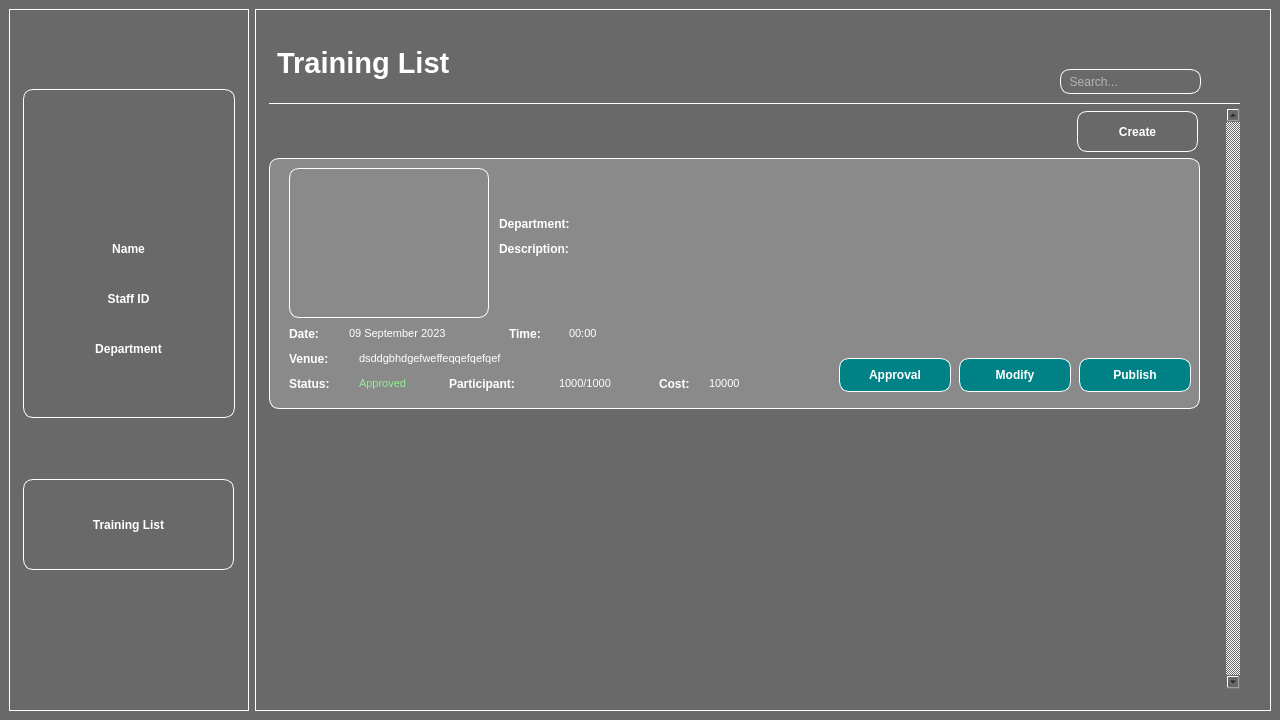
<?xml version="1.0" encoding="UTF-8"?>
<ui version="4.0">
 <class>MainWindow</class>
 <widget class="QMainWindow" name="MainWindow">
  <property name="geometry">
   <rect>
    <x>0</x>
    <y>0</y>
    <width>1280</width>
    <height>720</height>
   </rect>
  </property>
  <property name="minimumSize">
   <size>
    <width>1280</width>
    <height>720</height>
   </size>
  </property>
  <property name="maximumSize">
   <size>
    <width>1280</width>
    <height>720</height>
   </size>
  </property>
  <property name="windowTitle">
   <string>MainWindow</string>
  </property>
  <property name="styleSheet">
   <string notr="true">background-color: #696969;</string>
  </property>
  <widget class="QWidget" name="centralwidget">
   <property name="minimumSize">
    <size>
     <width>1280</width>
     <height>720</height>
    </size>
   </property>
   <property name="maximumSize">
    <size>
     <width>1280</width>
     <height>720</height>
    </size>
   </property>
   <property name="autoFillBackground">
    <bool>false</bool>
   </property>
   <layout class="QHBoxLayout" name="horizontalLayout">
    <item>
     <widget class="QFrame" name="side_frame">
      <property name="minimumSize">
       <size>
        <width>240</width>
        <height>0</height>
       </size>
      </property>
      <property name="maximumSize">
       <size>
        <width>240</width>
        <height>16777215</height>
       </size>
      </property>
      <property name="styleSheet">
       <string notr="true">border: 1px solid white;</string>
      </property>
      <property name="frameShape">
       <enum>QFrame::StyledPanel</enum>
      </property>
      <property name="frameShadow">
       <enum>QFrame::Raised</enum>
      </property>
      <widget class="QFrame" name="profile_frame">
       <property name="geometry">
        <rect>
         <x>14</x>
         <y>80</y>
         <width>212</width>
         <height>329</height>
        </rect>
       </property>
       <property name="styleSheet">
        <string notr="true">border-radius: 10px;</string>
       </property>
       <property name="frameShape">
        <enum>QFrame::StyledPanel</enum>
       </property>
       <property name="frameShadow">
        <enum>QFrame::Raised</enum>
       </property>
       <widget class="QPushButton" name="profile_button">
        <property name="geometry">
         <rect>
          <x>63</x>
          <y>40</y>
          <width>90</width>
          <height>90</height>
         </rect>
        </property>
        <property name="sizePolicy">
         <sizepolicy hsizetype="Minimum" vsizetype="Fixed">
          <horstretch>0</horstretch>
          <verstretch>0</verstretch>
         </sizepolicy>
        </property>
        <property name="minimumSize">
         <size>
          <width>90</width>
          <height>90</height>
         </size>
        </property>
        <property name="maximumSize">
         <size>
          <width>90</width>
          <height>90</height>
         </size>
        </property>
        <property name="styleSheet">
         <string notr="true">border: none;
border-radius: 50%;
</string>
        </property>
        <property name="text">
         <string/>
        </property>
        <property name="icon">
         <iconset>
          <normaloff>profile.png</normaloff>profile.png</iconset>
        </property>
        <property name="iconSize">
         <size>
          <width>90</width>
          <height>90</height>
         </size>
        </property>
       </widget>
       <widget class="QLabel" name="name_label">
        <property name="geometry">
         <rect>
          <x>10</x>
          <y>150</y>
          <width>191</width>
          <height>20</height>
         </rect>
        </property>
        <property name="layoutDirection">
         <enum>Qt::LeftToRight</enum>
        </property>
        <property name="styleSheet">
         <string notr="true">border: none;
color: white;
font-weight: bold;
</string>
        </property>
        <property name="text">
         <string>Name</string>
        </property>
        <property name="alignment">
         <set>Qt::AlignCenter</set>
        </property>
       </widget>
       <widget class="QLabel" name="staff_id_label">
        <property name="geometry">
         <rect>
          <x>10</x>
          <y>200</y>
          <width>191</width>
          <height>20</height>
         </rect>
        </property>
        <property name="styleSheet">
         <string notr="true">border: none;
color: white;
font-weight: bold;</string>
        </property>
        <property name="text">
         <string>Staff ID</string>
        </property>
        <property name="alignment">
         <set>Qt::AlignCenter</set>
        </property>
       </widget>
       <widget class="QLabel" name="department_label">
        <property name="geometry">
         <rect>
          <x>10</x>
          <y>250</y>
          <width>191</width>
          <height>20</height>
         </rect>
        </property>
        <property name="styleSheet">
         <string notr="true">border: none;
color: white;
font-weight: bold;</string>
        </property>
        <property name="text">
         <string>Department</string>
        </property>
        <property name="alignment">
         <set>Qt::AlignCenter</set>
        </property>
       </widget>
       <widget class="QLabel" name="name_db">
        <property name="geometry">
         <rect>
          <x>10</x>
          <y>170</y>
          <width>191</width>
          <height>20</height>
         </rect>
        </property>
        <property name="styleSheet">
         <string notr="true">border: none;
color: white;</string>
        </property>
        <property name="text">
         <string/>
        </property>
        <property name="alignment">
         <set>Qt::AlignCenter</set>
        </property>
       </widget>
       <widget class="QLabel" name="id_db">
        <property name="geometry">
         <rect>
          <x>10</x>
          <y>220</y>
          <width>191</width>
          <height>20</height>
         </rect>
        </property>
        <property name="styleSheet">
         <string notr="true">border: none;
color: white;</string>
        </property>
        <property name="text">
         <string/>
        </property>
        <property name="alignment">
         <set>Qt::AlignCenter</set>
        </property>
       </widget>
       <widget class="QLabel" name="department_db">
        <property name="geometry">
         <rect>
          <x>10</x>
          <y>270</y>
          <width>191</width>
          <height>20</height>
         </rect>
        </property>
        <property name="styleSheet">
         <string notr="true">border: none;
color: white;</string>
        </property>
        <property name="text">
         <string/>
        </property>
        <property name="alignment">
         <set>Qt::AlignCenter</set>
        </property>
       </widget>
      </widget>
      <widget class="QPushButton" name="list_button">
       <property name="geometry">
        <rect>
         <x>14</x>
         <y>470</y>
         <width>211</width>
         <height>91</height>
        </rect>
       </property>
       <property name="styleSheet">
        <string notr="true">color: white;
font-weight: bold;
border-radius: 10px;</string>
       </property>
       <property name="text">
        <string>Training List</string>
       </property>
      </widget>
      <widget class="QPushButton" name="logout_button">
       <property name="geometry">
        <rect>
         <x>14</x>
         <y>650</y>
         <width>51</width>
         <height>41</height>
        </rect>
       </property>
       <property name="styleSheet">
        <string notr="true">border: none;
border-radius: 50%;</string>
       </property>
       <property name="text">
        <string/>
       </property>
       <property name="icon">
        <iconset>
         <normaloff>logout.png</normaloff>logout.png</iconset>
       </property>
       <property name="iconSize">
        <size>
         <width>45</width>
         <height>45</height>
        </size>
       </property>
      </widget>
      <widget class="QLabel" name="notification_menu_dot">
       <property name="geometry">
        <rect>
         <x>170</x>
         <y>570</y>
         <width>21</width>
         <height>21</height>
        </rect>
       </property>
       <property name="styleSheet">
        <string notr="true">border: none;</string>
       </property>
       <property name="text">
        <string/>
       </property>
       <property name="scaledContents">
        <bool>true</bool>
       </property>
      </widget>
     </widget>
    </item>
    <item>
     <widget class="QFrame" name="main_frame">
      <property name="styleSheet">
       <string notr="true">border: 1px solid white;</string>
      </property>
      <property name="frameShape">
       <enum>QFrame::StyledPanel</enum>
      </property>
      <property name="frameShadow">
       <enum>QFrame::Raised</enum>
      </property>
      <widget class="QLabel" name="header">
       <property name="geometry">
        <rect>
         <x>14</x>
         <y>14</y>
         <width>971</width>
         <height>81</height>
        </rect>
       </property>
       <property name="sizePolicy">
        <sizepolicy hsizetype="Preferred" vsizetype="Preferred">
         <horstretch>0</horstretch>
         <verstretch>0</verstretch>
        </sizepolicy>
       </property>
       <property name="font">
        <font>
         <pointsize>22</pointsize>
         <weight>75</weight>
         <bold>true</bold>
        </font>
       </property>
       <property name="styleSheet">
        <string notr="true">border: none;
border-bottom: 1px solid white;
color: white;
font-weight: bold;
</string>
       </property>
       <property name="text">
        <string>Training List</string>
       </property>
      </widget>
      <widget class="QScrollArea" name="scrollArea">
       <property name="geometry">
        <rect>
         <x>14</x>
         <y>99</y>
         <width>971</width>
         <height>581</height>
        </rect>
       </property>
       <property name="styleSheet">
        <string notr="true">border: none;</string>
       </property>
       <property name="verticalScrollBarPolicy">
        <enum>Qt::ScrollBarAlwaysOn</enum>
       </property>
       <property name="widgetResizable">
        <bool>true</bool>
       </property>
       <widget class="QWidget" name="scrollAreaWidgetContents_2">
        <property name="geometry">
         <rect>
          <x>0</x>
          <y>0</y>
          <width>945</width>
          <height>581</height>
         </rect>
        </property>
        <widget class="QFrame" name="training">
         <property name="geometry">
          <rect>
           <x>0</x>
           <y>50</y>
           <width>931</width>
           <height>251</height>
          </rect>
         </property>
         <property name="styleSheet">
          <string notr="true">border: 1px solid white;
background: #8A8A8A;
border-radius: 10px;</string>
         </property>
         <property name="frameShape">
          <enum>QFrame::StyledPanel</enum>
         </property>
         <property name="frameShadow">
          <enum>QFrame::Raised</enum>
         </property>
         <widget class="QLabel" name="training_image">
          <property name="geometry">
           <rect>
            <x>20</x>
            <y>10</y>
            <width>200</width>
            <height>150</height>
           </rect>
          </property>
          <property name="text">
           <string/>
          </property>
         </widget>
         <widget class="QLabel" name="department_label_2">
          <property name="geometry">
           <rect>
            <x>230</x>
            <y>50</y>
            <width>111</width>
            <height>31</height>
           </rect>
          </property>
          <property name="font">
           <font>
            <weight>75</weight>
            <bold>true</bold>
           </font>
          </property>
          <property name="styleSheet">
           <string notr="true">color: white;
font-weight: bold;
border: none;</string>
          </property>
          <property name="text">
           <string>Department: </string>
          </property>
         </widget>
         <widget class="QLabel" name="department_db_2">
          <property name="geometry">
           <rect>
            <x>340</x>
            <y>50</y>
            <width>581</width>
            <height>31</height>
           </rect>
          </property>
          <property name="font">
           <font>
            <pointsize>8</pointsize>
            <weight>50</weight>
            <bold>false</bold>
           </font>
          </property>
          <property name="styleSheet">
           <string notr="true">color: white;
font-weight: regular;
border: none;
bold: none;</string>
          </property>
          <property name="text">
           <string/>
          </property>
         </widget>
         <widget class="QLabel" name="description_label">
          <property name="geometry">
           <rect>
            <x>230</x>
            <y>80</y>
            <width>101</width>
            <height>21</height>
           </rect>
          </property>
          <property name="font">
           <font>
            <weight>75</weight>
            <bold>true</bold>
           </font>
          </property>
          <property name="styleSheet">
           <string notr="true">color: white;
font-weight: bold;
border: none;</string>
          </property>
          <property name="text">
           <string>Description: </string>
          </property>
         </widget>
         <widget class="QLabel" name="description_db">
          <property name="geometry">
           <rect>
            <x>230</x>
            <y>100</y>
            <width>691</width>
            <height>61</height>
           </rect>
          </property>
          <property name="styleSheet">
           <string notr="true">color: white;
font-weight: regular;
border: none;</string>
          </property>
          <property name="text">
           <string/>
          </property>
          <property name="alignment">
           <set>Qt::AlignLeading|Qt::AlignLeft|Qt::AlignTop</set>
          </property>
          <property name="wordWrap">
           <bool>true</bool>
          </property>
         </widget>
         <widget class="QPushButton" name="training_name_db">
          <property name="geometry">
           <rect>
            <x>230</x>
            <y>20</y>
            <width>691</width>
            <height>31</height>
           </rect>
          </property>
          <property name="font">
           <font>
            <pointsize>12</pointsize>
            <weight>75</weight>
            <bold>true</bold>
           </font>
          </property>
          <property name="styleSheet">
           <string notr="true">color: white;
font-weight: bold;
border: none;
text-align: left;
</string>
          </property>
          <property name="text">
           <string/>
          </property>
         </widget>
         <widget class="QLabel" name="date_label">
          <property name="geometry">
           <rect>
            <x>20</x>
            <y>160</y>
            <width>51</width>
            <height>31</height>
           </rect>
          </property>
          <property name="font">
           <font>
            <weight>75</weight>
            <bold>true</bold>
           </font>
          </property>
          <property name="styleSheet">
           <string notr="true">color: white;
font-weight: bold;
border: none;</string>
          </property>
          <property name="text">
           <string>Date:</string>
          </property>
         </widget>
         <widget class="QLabel" name="status_label">
          <property name="geometry">
           <rect>
            <x>20</x>
            <y>210</y>
            <width>61</width>
            <height>31</height>
           </rect>
          </property>
          <property name="font">
           <font>
            <weight>75</weight>
            <bold>true</bold>
           </font>
          </property>
          <property name="styleSheet">
           <string notr="true">color: white;
font-weight: bold;
border: none;</string>
          </property>
          <property name="text">
           <string>Status:</string>
          </property>
         </widget>
         <widget class="QLabel" name="status_db">
          <property name="geometry">
           <rect>
            <x>90</x>
            <y>210</y>
            <width>71</width>
            <height>31</height>
           </rect>
          </property>
          <property name="font">
           <font>
            <pointsize>8</pointsize>
            <weight>50</weight>
            <bold>false</bold>
           </font>
          </property>
          <property name="styleSheet">
           <string notr="true">color: lightgreen;
font-weight: regular;
border: none;
bold: none;</string>
          </property>
          <property name="text">
           <string>Approved</string>
          </property>
         </widget>
         <widget class="QLabel" name="date_db">
          <property name="geometry">
           <rect>
            <x>80</x>
            <y>160</y>
            <width>141</width>
            <height>31</height>
           </rect>
          </property>
          <property name="font">
           <font>
            <pointsize>8</pointsize>
            <weight>50</weight>
            <bold>false</bold>
           </font>
          </property>
          <property name="styleSheet">
           <string notr="true">color: white;
font-weight: regular;
border: none;
bold: none;</string>
          </property>
          <property name="text">
           <string>09 September 2023</string>
          </property>
         </widget>
         <widget class="QPushButton" name="publish_button">
          <property name="geometry">
           <rect>
            <x>810</x>
            <y>200</y>
            <width>112</width>
            <height>34</height>
           </rect>
          </property>
          <property name="styleSheet">
           <string notr="true">color: white;
font-weight: bold;
border-radius: 10px;
background: #008287;
</string>
          </property>
          <property name="text">
           <string>Publish</string>
          </property>
         </widget>
         <widget class="QPushButton" name="modify_button">
          <property name="geometry">
           <rect>
            <x>690</x>
            <y>200</y>
            <width>112</width>
            <height>34</height>
           </rect>
          </property>
          <property name="styleSheet">
           <string notr="true">color: white;
font-weight: bold;
border-radius: 10px;
background: #008287;
</string>
          </property>
          <property name="text">
           <string>Modify</string>
          </property>
         </widget>
         <widget class="QPushButton" name="approval_button">
          <property name="geometry">
           <rect>
            <x>570</x>
            <y>200</y>
            <width>112</width>
            <height>34</height>
           </rect>
          </property>
          <property name="styleSheet">
           <string notr="true">color: white;
font-weight: bold;
border-radius: 10px;
background: #008287;
</string>
          </property>
          <property name="text">
           <string>Approval</string>
          </property>
         </widget>
         <widget class="QLabel" name="participant_label">
          <property name="geometry">
           <rect>
            <x>180</x>
            <y>210</y>
            <width>101</width>
            <height>31</height>
           </rect>
          </property>
          <property name="font">
           <font>
            <weight>75</weight>
            <bold>true</bold>
           </font>
          </property>
          <property name="styleSheet">
           <string notr="true">color: white;
font-weight: bold;
border: none;</string>
          </property>
          <property name="text">
           <string>Participant:</string>
          </property>
         </widget>
         <widget class="QLabel" name="participant_db">
          <property name="geometry">
           <rect>
            <x>290</x>
            <y>210</y>
            <width>81</width>
            <height>31</height>
           </rect>
          </property>
          <property name="font">
           <font>
            <pointsize>8</pointsize>
            <weight>50</weight>
            <bold>false</bold>
           </font>
          </property>
          <property name="styleSheet">
           <string notr="true">color: white;
font-weight: regular;
border: none;
bold: none;</string>
          </property>
          <property name="text">
           <string>1000/1000</string>
          </property>
         </widget>
         <widget class="QLabel" name="cost_label">
          <property name="geometry">
           <rect>
            <x>390</x>
            <y>210</y>
            <width>51</width>
            <height>31</height>
           </rect>
          </property>
          <property name="font">
           <font>
            <weight>75</weight>
            <bold>true</bold>
           </font>
          </property>
          <property name="styleSheet">
           <string notr="true">color: white;
font-weight: bold;
border: none;</string>
          </property>
          <property name="text">
           <string>Cost:</string>
          </property>
         </widget>
         <widget class="QLabel" name="cost_db">
          <property name="geometry">
           <rect>
            <x>440</x>
            <y>210</y>
            <width>81</width>
            <height>31</height>
           </rect>
          </property>
          <property name="font">
           <font>
            <pointsize>8</pointsize>
            <weight>50</weight>
            <bold>false</bold>
           </font>
          </property>
          <property name="styleSheet">
           <string notr="true">color: white;
font-weight: regular;
border: none;
bold: none;</string>
          </property>
          <property name="text">
           <string>10000</string>
          </property>
         </widget>
         <widget class="QLabel" name="time_label">
          <property name="geometry">
           <rect>
            <x>240</x>
            <y>160</y>
            <width>51</width>
            <height>31</height>
           </rect>
          </property>
          <property name="font">
           <font>
            <weight>75</weight>
            <bold>true</bold>
           </font>
          </property>
          <property name="styleSheet">
           <string notr="true">color: white;
font-weight: bold;
border: none;</string>
          </property>
          <property name="text">
           <string>Time:</string>
          </property>
         </widget>
         <widget class="QLabel" name="time_db">
          <property name="geometry">
           <rect>
            <x>300</x>
            <y>160</y>
            <width>51</width>
            <height>31</height>
           </rect>
          </property>
          <property name="font">
           <font>
            <pointsize>8</pointsize>
            <weight>50</weight>
            <bold>false</bold>
           </font>
          </property>
          <property name="styleSheet">
           <string notr="true">color: white;
font-weight: regular;
border: none;
bold: none;</string>
          </property>
          <property name="text">
           <string>00:00</string>
          </property>
         </widget>
         <widget class="QLabel" name="venue_db">
          <property name="geometry">
           <rect>
            <x>90</x>
            <y>190</y>
            <width>471</width>
            <height>21</height>
           </rect>
          </property>
          <property name="font">
           <font>
            <pointsize>8</pointsize>
            <weight>50</weight>
            <bold>false</bold>
           </font>
          </property>
          <property name="styleSheet">
           <string notr="true">color: white;
font-weight: regular;
border: none;
bold: none;</string>
          </property>
          <property name="text">
           <string>dsddgbhdgefweffeqqefqefqef</string>
          </property>
         </widget>
         <widget class="QLabel" name="venue_label">
          <property name="geometry">
           <rect>
            <x>20</x>
            <y>190</y>
            <width>61</width>
            <height>21</height>
           </rect>
          </property>
          <property name="font">
           <font>
            <weight>75</weight>
            <bold>true</bold>
           </font>
          </property>
          <property name="styleSheet">
           <string notr="true">color: white;
font-weight: bold;
border: none;</string>
          </property>
          <property name="text">
           <string>Venue:</string>
          </property>
         </widget>
        </widget>
        <widget class="QPushButton" name="create_button">
         <property name="geometry">
          <rect>
           <x>808</x>
           <y>3</y>
           <width>121</width>
           <height>41</height>
          </rect>
         </property>
         <property name="font">
          <font>
           <pointsize>9</pointsize>
           <weight>75</weight>
           <bold>true</bold>
          </font>
         </property>
         <property name="styleSheet">
          <string notr="true">color: white;
font-weight: bold;
border: 1px solid white;
border-radius: 10px;</string>
         </property>
         <property name="text">
          <string>Create</string>
         </property>
         <property name="icon">
          <iconset>
           <normaloff>create.png</normaloff>create.png</iconset>
         </property>
         <property name="iconSize">
          <size>
           <width>30</width>
           <height>36</height>
          </size>
         </property>
         <property name="checkable">
          <bool>false</bool>
         </property>
        </widget>
       </widget>
      </widget>
      <widget class="QPushButton" name="search_button">
       <property name="geometry">
        <rect>
         <x>950</x>
         <y>57</y>
         <width>31</width>
         <height>34</height>
        </rect>
       </property>
       <property name="styleSheet">
        <string notr="true">border: none;</string>
       </property>
       <property name="text">
        <string/>
       </property>
       <property name="icon">
        <iconset>
         <normaloff>search.png</normaloff>search.png</iconset>
       </property>
       <property name="iconSize">
        <size>
         <width>25</width>
         <height>25</height>
        </size>
       </property>
      </widget>
      <widget class="QLineEdit" name="search_bar">
       <property name="geometry">
        <rect>
         <x>805</x>
         <y>60</y>
         <width>141</width>
         <height>25</height>
        </rect>
       </property>
       <property name="styleSheet">
        <string notr="true">QLineEdit {color: white;}
QLineEdit::placeholder {color: white;}
QLineEdit {border-radius: 10px;
    border: 1px solid white;}

</string>
       </property>
       <property name="placeholderText">
        <string>  Search...</string>
       </property>
      </widget>
     </widget>
    </item>
   </layout>
  </widget>
 </widget>
 <resources/>
 <connections/>
</ui>
